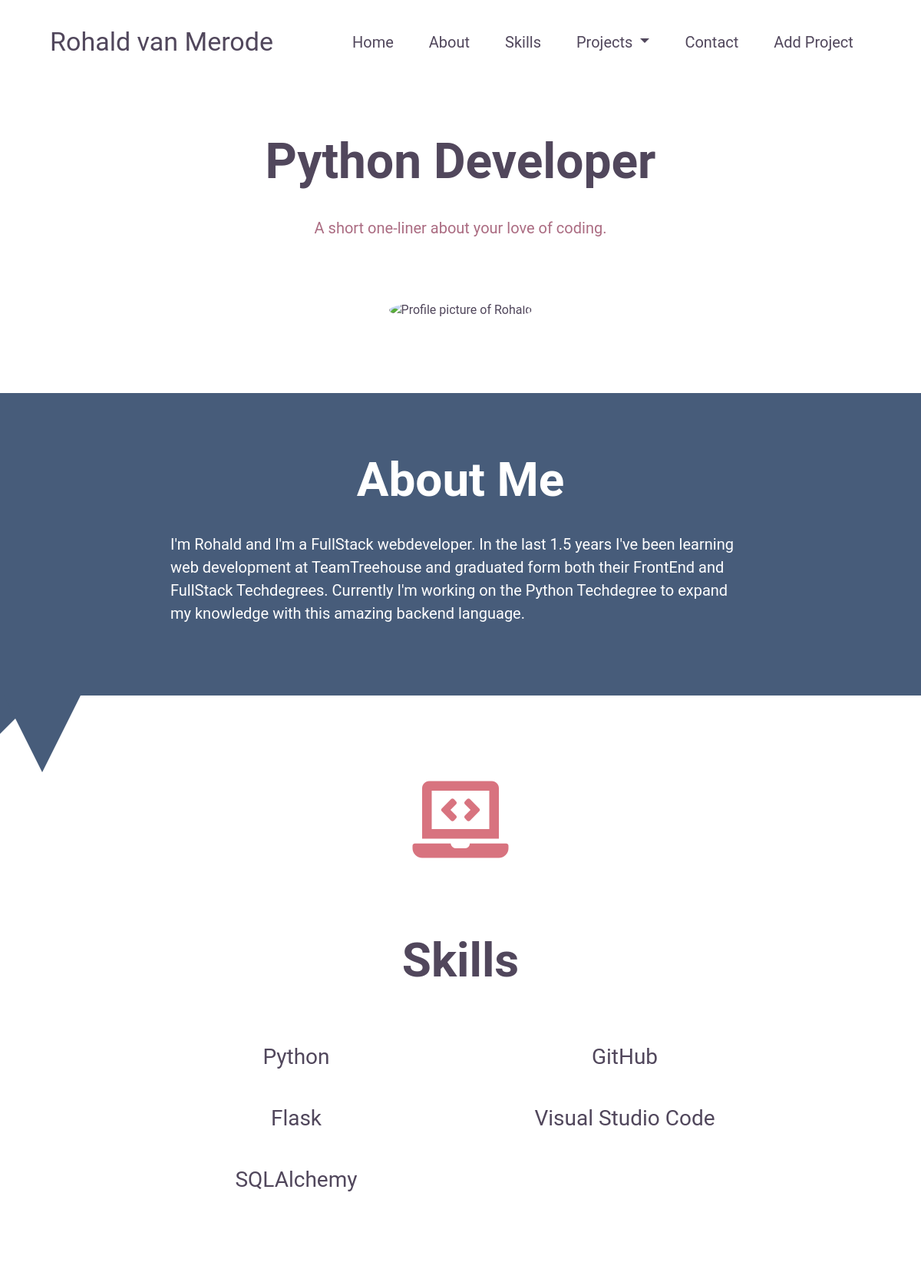
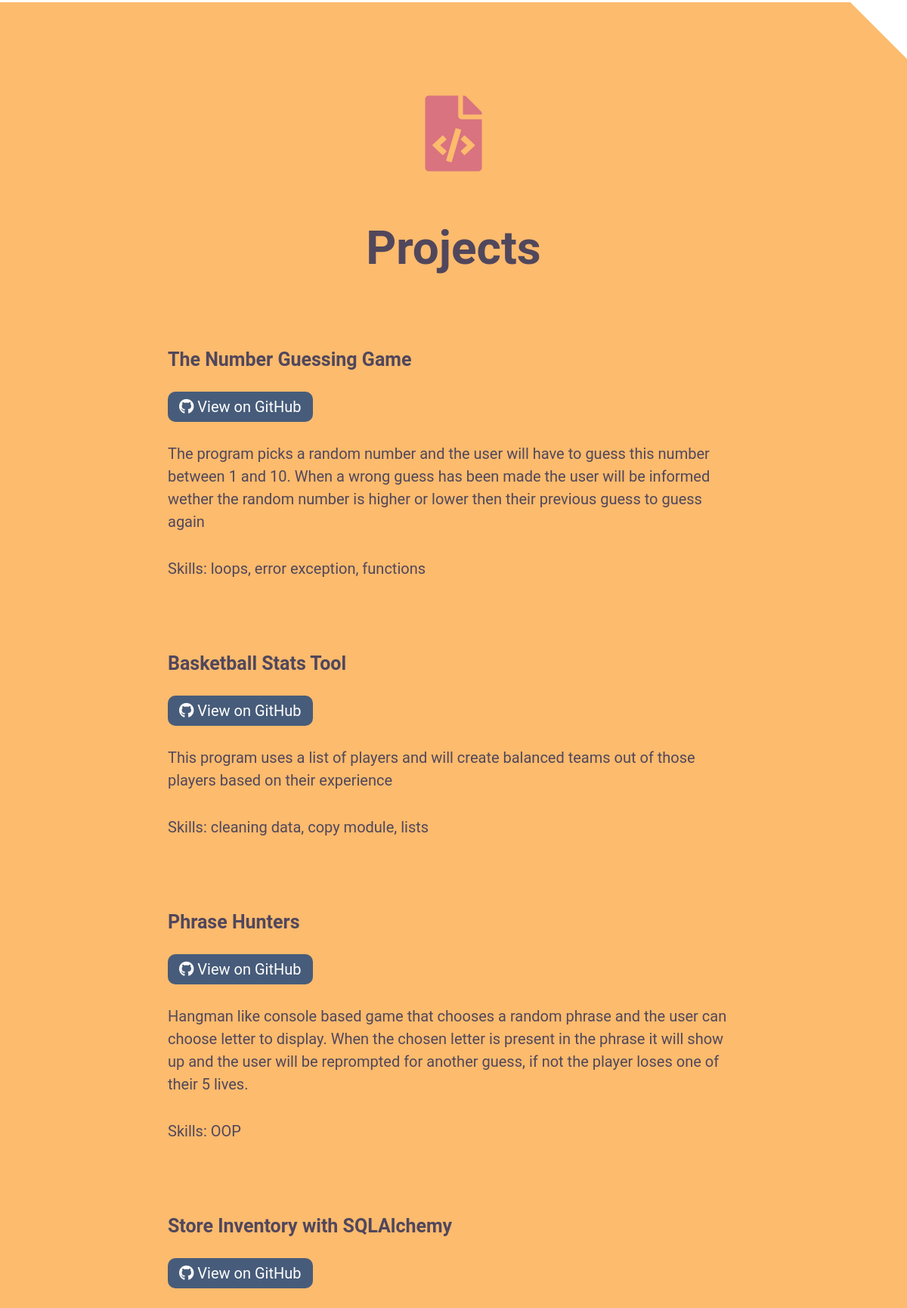
The page / (upper part) on the database its author committed (2 pictures, top to bottom).
### models.py (models this page shows)
class Project(db.Model):
    id = db.Column(db.Integer, primary_key=True)
    title = db.Column('Title', db.String())
    completion_date = db.Column('Completion Date', db.DateTime)
    description = db.Column('Description', db.Text)
    skills = db.Column('Skills', db.String())
    github = db.Column('Github', db.String())
    screenshot = db.Column('Screenshot URL', db.String())

### app.py (the view)
@app.route('/')
def index():
    projects = Project.query.all()
    return render_template('index.html', projects=projects)

### templates/index.html (shortened to what this page needs)
{% extends 'layout.html' %}
{% block content %}
    <section class="header">
        <h1>Python Developer</h1>
        <p>A short one-liner about your love of coding.</p>
        <img src="https://uploads.teamtreehouse.com/production/profile-photos/9624162/avatar_5632D760-3D4F-4332-BF36-440D6F5DE243_1_201_a.jpg" alt="Profile picture of Rohald">
    </section>
    <section id="about">
        <h2>About Me</h2>
        <p>
            I'm Rohald and I'm a FullStack webdeveloper. In the last 1.5 years I've been learning web development at TeamTreehouse and graduated form both their FrontEnd and FullStack Techdegrees. Currently I'm working on the Python Techdegree to expand my knowledge with this amazing backend language.
        </p>
        <div id="triangle1"></div>
        <div id="triangle2"></div>
    </section>
    <section id="skills">
        <i class="fas fa-laptop-code"></i>
        <h2>Skills</h2>
        <ul>
            <li>Python</li>
            <li>Flask</li>
            <li>SQLAlchemy</li>
            <li>GitHub</li>
            <li>Visual Studio Code</li>
        </ul>
    </section>
    <section id="projects">
        <div id="triangle3"></div>
        <i class="fas fa-file-code"></i>
        <h2>Projects</h2>
        <div id="project-list">
            {% for project in projects %}
            <div id="project1" class="a-project">
                <h3>{{project.title}}</h3>
                <a href="{{project.github}}" class="github-btn">
                    <i class="fab fa-github"></i>
                    View on GitHub
                </a>
                <p>
                    {{project.description}}
                </p>
                <p>
                    Skills: {{project.skills}}
                </p>
            </div>
            {% endfor %}
        </div>
    </section>
{% endblock %}

### static/styles.css (style rules this page uses)
:root { --primary-text: #51475c; --secondary-text: #ab6c82; --primary: #475c7a; --secondary: #fcbb6d; --accent: #d8737f; --white: #fff; }
* { font-family: 'Roboto', Arial, Helvetica, sans-serif; color: var(--primary-text); }
p, li, a { font-size: 20px; }
h2 { font-size: 30px; font-weight: bold; }
h3 { font-size: 25px; font-weight: bold; }
body { overflow-x: hidden; }
.header { margin-left: 5%; margin-right: 5%; margin-top: 5rem; text-align: center; }
.header h1 { font-size: 32px; font-weight: bold; }
.header p { font-size: 20px; color: var(--secondary-text); }
.header img { height: 180px; width: 180px; border-radius: 100%; object-fit: cover; margin-bottom: 6rem; margin-top: 4rem; }
#about { text-align: center; background-color: var(--primary); padding: 5%; position: relative; }
#triangle1 { display: inline-block; width: 0; height: 0; border-left: 50px solid var(--primary); border-bottom: 50px solid transparent; position: absolute; bottom: -50px; left: 0; }
#triangle2 { display: inline-block; width: 0; height: 0; border-left: 50px solid transparent; border-right: 50px solid transparent; border-top: 100px solid var(--primary); position: absolute; bottom: -100px; left: 5px; }
#about h2, #about p { color: var(--white); margin: auto; }
#about h2 { margin-top: 1rem; margin-bottom: 2rem; }
#about p { text-align: left; margin-bottom: 2rem; }
#skills { margin-top: 7rem; text-align: center; }
#skills .fas { color: var(--accent); font-size: 34px; margin-bottom: 2rem; }
#skills h2 { margin-bottom: 3rem; }
#skills ul { padding: 0%; margin-bottom: 6rem; }
#skills li { list-style-type: none; line-height: 50px; }
#projects { background-color: var(--secondary); position: relative; text-align: center; padding: 5%; }
#triangle3 { position: absolute; width: 0; height: 0; border-top: 75px solid var(--white); border-left: 75px solid transparent; right: 0; top: 0; }
#projects .fas { font-size: 34px; margin-bottom: 2rem; margin-top: 4rem; color: var(--accent); }
#projects .a-project { text-align: left; margin-left: 5%; margin-right: 5%; }
#projects .a-project h3 { margin-bottom: 2rem; margin-top: 3rem; }
.github-btn { border-radius: 10px; background-color: var(--primary); padding: 8px 15px; color: var(--white); text-decoration: none; }
.github-btn i { color: var(--white); }
#projects .a-project p { margin-top: 2rem; }
@media (min-width: 992px) { h2 { font-size: 62px; } }
@media (min-width: 992px) { .header h1 { font-size: 64px; margin-bottom: 2rem; } }
@media (min-width: 992px) { .header img { height: 320px; width: 320px; } }
@media (min-width: 992px) { #about, #projects, #contact, #about-page { padding: 5% 15%; } }
@media (min-width: 992px) { #about p { padding-left: 5%; padding-right: 5%; } }
@media (min-width: 992px) { #skills .fas, #projects .fa-file-code, #contact .fa-paper-plane { font-size: 100px; margin-bottom: 4rem; } }
@media (min-width: 992px) { #skills .fas { margin-bottom: 6rem; } }
@media (min-width: 992px) { #skills ul { -webkit-column-count: 2; -moz-column-count: 2; column-count: 2; margin-left: 15%; margin-right: 15%; } }
@media (min-width: 1200px) { #skills li { font-size: 28px; line-height: 80px; } }
@media (min-width: 1200px) { #projects h2 { margin-bottom: 6rem; } }
@media (min-width: 1200px) { #projects .a-project { margin-bottom: 6rem; } }

### rows shown on the page
Project: title "The Number Guessing Game", description "The program picks a random number and the user will have to guess this number between 1 and 10. When a wrong guess has been made the user will be informed wether the random number is higher or lower then their previous guess to guess again", skills "loops, error exception, functions"
Project: title "Basketball Stats Tool", description "This program uses a list of players and will create balanced teams out of those players based on their experience", skills "cleaning data, copy module, lists"
Project: title "Phrase Hunters", description "Hangman like console based game that chooses a random phrase and the user can choose letter to display. When the chosen letter is present in the phrase it will show up and the user will be reprompted for another guess, if not the player loses one of their 5 lives.", skills "OOP"
Project: title "Store Inventory with SQLAlchemy"
